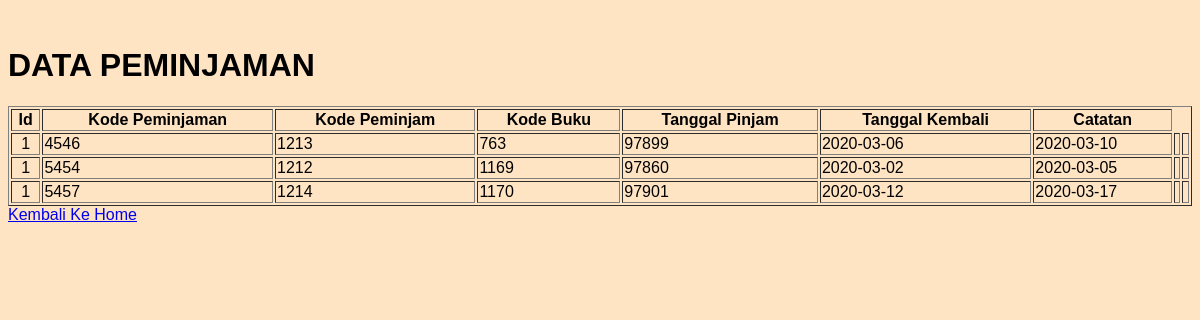
The app's page /interface/datapeminjaman.php with its own data.
### tables this page shows
CREATE TABLE IF NOT EXISTS `peminjaman` (
  `id` int(11) NOT NULL,
  `kode_peminjama` varchar(5) NOT NULL,
  `kode_peminjam` varchar(5) NOT NULL,
  `kode_buku` varchar(5) NOT NULL,
  `tgl_pinjam` date NOT NULL,
  `tgl_kembali` date NOT NULL,
  `catatan` text NOT NULL,
  PRIMARY KEY (`id`),
  KEY `kode_peminjama` (`kode_peminjama`),
  KEY `kode_peminjama_2` (`kode_peminjama`),
  KEY `kode_peminjam` (`kode_peminjam`),
  KEY `kode_buku` (`kode_buku`)
);

### interface/datapeminjaman.php (the view, shortened to what this page needs)
<!DOCTYPE html>
<html>
<head>
	<link rel="stylesheet" type="text/css" href="style.css">
</head>
<body>
	<br/>
	<h1>DATA PEMINJAMAN</h1>
	<div class="table">
		<table border="1px" width="100%" height="7%">
			<tr>
				<th>Id</th>
				<th>Kode Peminjaman</th>
				<th>Kode Peminjam</th>
				<th>Kode Buku</th>
				<th>Tanggal Pinjam</th>
				<th>Tanggal Kembali</th>
				<th>Catatan</th>
			</tr>
		<?php
$peminjaman = mysql_query("select * from Peminjaman");
$no = 1;
while($data=mysql_fetch_array($peminjaman)){
?>
		<tr>
				<td align="center"><?php echo $no?></td>
				<td><?php echo $data['id'];?></td>
				<td><?php echo $data['kode_peminjama'];?></td>
				<td><?php echo $data['kode_peminjam'];?></td>
				<td><?php echo $data['kode_buku'];?></td>
				<td><?php echo $data['tgl_pinjam'];?></td>
				<td><?php echo $data['tgl_kembali'];?></td>
				<td><?php echo $data['catatan'];?></td>
				<td align="center">
		</tr>
		<?php } ?>
	</table>
	<tr>
		<th><a class="tombol" href="homeperpus.php">Kembali Ke Home</a></th>
	</tr>
</body>
</html>

### interface/style.css (style rules this page uses)
body { background-color:#ffe4c4; font-size:16px color:#ffe4e1; font-family: sans-serif; }

### records on screen
peminjaman: id "4546", kode_peminjama "1213", kode_peminjam "763", kode_buku "97899", tgl_pinjam "2020-03-06", tgl_kembali "2020-03-10"
peminjaman: id "5454", kode_peminjama "1212", kode_peminjam "1169", kode_buku "97860", tgl_pinjam "2020-03-02", tgl_kembali "2020-03-05"
peminjaman: id "5457", kode_peminjama "1214", kode_peminjam "1170", kode_buku "97901", tgl_pinjam "2020-03-12", tgl_kembali "2020-03-17"
